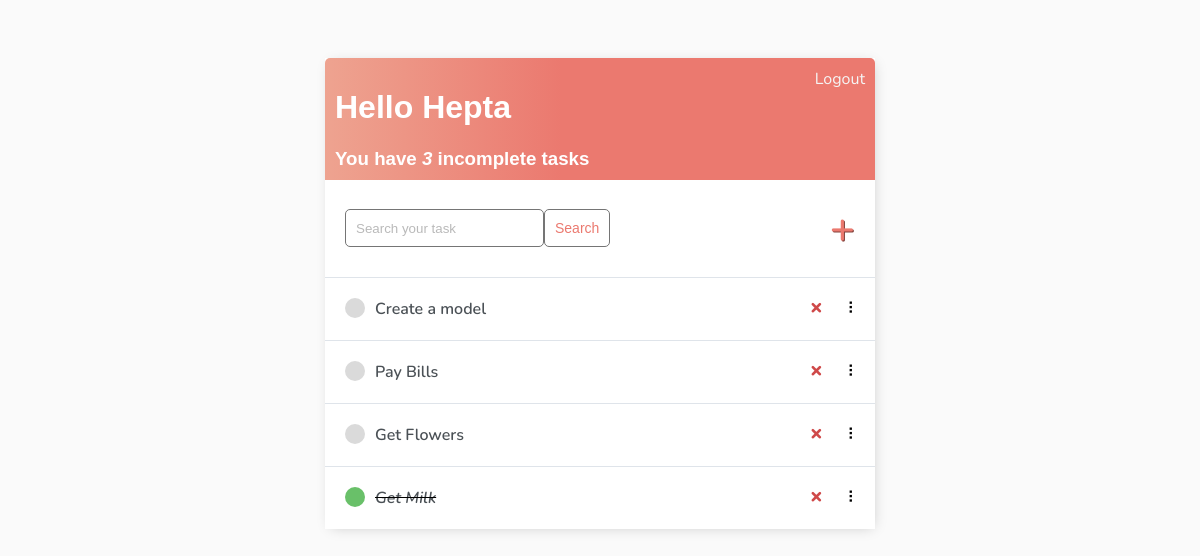
The app's page / (signed in) with its own data.
### base/models.py (models this page shows)
class Task(models.Model):
    user = models.ForeignKey(User, on_delete=models.CASCADE, null=True, blank=True)
    title = models.CharField(max_length=200)
    description = models.TextField(null=True, blank=True)
    complete = models.BooleanField(default=False)
    created = models.DateTimeField(auto_now_add=True)
    def __str__(self):
        return self.title
    class Meta:
        order_with_respect_to = 'user'

### base/views.py (the view)
# urls.py: path('', Tasklist.as_view(), name="tasks"),
class Tasklist(LoginRequiredMixin, ListView):
    model = Task
    context_object_name = 'tasks'
    def get_context_data(self, **kwargs):
        context = super().get_context_data(**kwargs)
        context["tasks"] = context["tasks"].filter(user=self.request.user)
        context["count"] = context["tasks"].filter(complete=False).count()
        search_input = self.request.GET.get('search-area') or ''
        if search_input:
            context['tasks'] = context['tasks'].filter(title__startswith=search_input)
        context['search_input'] = search_input
        return context

### base/templates/base/task_list.html (shortened to what this page needs)
{% extends 'base/main.html' %} {% block content %}
<div class="header-bar">
    <div>
        <h1>Hello {{request.user|title}}</h1>
        <h3 style="margin:0">You have <i>{{count}}</i> incomplete task{{ count|pluralize:"s" }}</h3>
    </div>
    {% if request.user.is_authenticated %}
    <form action="{% url 'logout' %}" method="post" class="logout-form">
        <button type="submit" class="text-like-button">Logout</button>
    </form>
    {% else %}
    <a href="{% url 'login' %}">Login</a> {% endif %}
</div>
<div id="search-add-wrapper">
    <form method="GET" style="display: flex;">
        <input type='text' name='search-area' placeholder="Search your task" value="{{search_input}}">
        <input class="button" type="submit" value='Search'>
    </form>
    {% if tasks|length > 0 %}
    <a id="add-link" href="{% url 'task-create' %}">&#x2b;</a>
    {% endif %}
</div>
<div id="tasklist" class="task-items-wrapper">
    {% for task in tasks %}
    <div class="task-wrapper" data-position="{{task.pk}}">
        <div class="task-title">
            {% if task.complete %}
            <div class="task-complete-icon"></div>
            <i><s><a href="{% url 'task-update' task.id %}">{{task}}</a></s></i> {% else %}
            <div class="task-incomplete-icon"></div>
            <a href="{% url 'task-update' task.id %}">{{task}}</a> {% endif %}
        </div>
        <div class="task-controls">
            <a class="delete-link" href="{% url 'task-delete' task.id %}">&#215;</a>
            <span class="handle">&nbsp;&#10247;</span>
        </div>
    </div>
    {% empty %}
    <div style="text-align: center; padding-bottom: 10px; line-height: 1em;">
        <h3>No new tasks are created.</h3>
        <h3>Create a <a style="text-decoration: none; color: #e53935;" href="{% url 'task-create' %}">New task</a> ! </h3>
    </div>
    {% endfor %}
</div>
{% endblock content %}

### base/templates/base/main.html (style rules this page uses)
body { background-color: #FAFAFA; font-family: 'Nunito', sans-serif; padding-top: 50px; }
h1, h2, h3, h4, h5, h6 { font-family: 'Raleway', sans-serif; }
a, p { color: #4b5156 }
a { font-weight: 600; }
input { outline: none; border: none; }
.header-bar { display: flex; justify-content: space-between; color: #fff; padding: 10px; border-radius: 5px 5px 0 0; background: linear-gradient(90deg, #EEA390 0%, #EB796F 43%, #EB796F 100%); }
.task-wrapper { display: flex; align-items: center; justify-content: space-between; background-color: #fff; border-top: 1px solid #dfe4ea; overflow: hidden; }
.task-title { display: flex; padding: 20px; }
.task-title a { text-decoration: none; color: #4b5156; margin-left: 10px; }
.task-complete-icon { height: 20px; width: 20px; background-color: rgb(105, 192, 105); border-radius: 50%; }
.task-incomplete-icon { height: 20px; width: 20px; background-color: rgb(218, 218, 218); border-radius: 50%; }
.delete-link { text-decoration: none; font-weight: 900; color: #cf4949; font-size: 22px; line-height: 0; padding: 20px 0px; }
.handle { display: inline-block; padding: 20px 16px; cursor: grab; user-select: none; }
.handle:after, .handle:before { display: block; content: ""; }
#add-link { color: #EB796F; text-decoration: none; font-size: 42px; text-shadow: 1px 1px #81413b; }
#search-add-wrapper { display: flex; justify-content: space-between; align-items: center; padding: 20px; }
input[type=text], input[type=password], textarea { border: 1px solid #757575; border-radius: 5px; padding: 10px; width: 90%; }
::placeholder { font-weight: 300; opacity: 0.5; }
.button { border: 1px solid #757575; background-color: #FFF; color: #EB796F; padding: 10px; font-size: 14px; border-radius: 5px; cursor: pointer; text-decoration: none; }
.text-like-button { background: none; color: whitesmoke; border: none; padding: 0; font: inherit; cursor: pointer; outline: inherit; }
.logout-form { display: inline; }

### records on screen
Task: title "Create a model"
Task: title "Pay Bills"
Task: title "Get Flowers"
Task: title "Get Milk"

### other values on screen
{{ request.user|title }} "Hepta"
{{ count }} "3"
